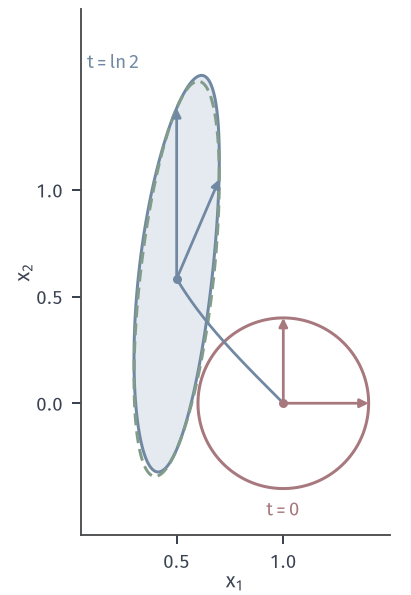

The Python source for this figure:
from pathlib import Path
import sys
sys.path.insert(0, str(Path(__file__).resolve().parents[1]/"odesens-common"))
from common import *
HERE = Path(__file__).resolve().parent
# 目标：x1'=-x1, x2'=x2+x1^2 的小圆像与线性化椭圆。显式流：
# phi_t(a,b)=(a e^{-t}, (b+a^2/3)e^t-(a^2/3)e^{-2t})；(a,b)=(1,0)，t=ln2 时 S=[[1/2,0],[7/6,2]]。
fig, ax = figure(width_mm=58, height_mm=84)
panel(fig, .16, .985, .985, .1)
T = np.log(2); r = .4; c = np.array([1., 0.])
def phi(a, b, t): return a*np.exp(-t), (b+a**2/3)*np.exp(t)-a**2/3*np.exp(-2*t)
S = np.array([[.5, 0], [7/6, 2]]); end = np.array(phi(1., 0., T))
th = np.linspace(0, 2*np.pi, 361); ca, cb = c[0]+r*np.cos(th), c[1]+r*np.sin(th)
X, Y = phi(ca, cb, T); ax.fill(X, Y, facecolor=BLUE_FILL, edgecolor=BLUE, lw=1.2)
lin = end[:, None]+S@np.vstack([r*np.cos(th), r*np.sin(th)]); ax.plot(lin[0], lin[1], color=GREEN, lw=1.2, ls=(0, (4, 2)))
ax.fill(ca, cb, facecolor='white', edgecolor=RED, lw=1.2)
t = np.linspace(0, T, 200); ax.plot(*phi(1., 0., t), color=BLUE, lw=1.1)
def arrow(p, v, col): ax.annotate('', xy=p+v, xytext=p, arrowprops=dict(arrowstyle='-|>', color=col, lw=1.1, mutation_scale=7, shrinkA=0, shrinkB=0))
for e in (np.array([r, 0.]), np.array([0., r])):
    arrow(c, e, RED); arrow(end, S@e, BLUE)
ax.plot(*c, 'o', ms=3.6, color=RED, mew=0, zorder=5); ax.plot(*end, 'o', ms=3.6, color=BLUE, mew=0, zorder=5)
ax.text(1.0, -.46, '$t=0$', color=RED, fontsize=7.5, ha='center', va='top'); ax.text(.08, 1.55, '$t=\\ln 2$', color=BLUE, fontsize=7.5, ha='left', va='bottom')
ax.set_aspect('equal'); ax.set_xlim(.05, 1.5); ax.set_ylim(-.62, 1.85); ax.set_xticks([.5, 1]); ax.set_yticks([0, .5, 1]); ax.set_xlabel('$x_1$', labelpad=0); ax.set_ylabel('$x_2$', labelpad=1)
print('end', end, 'area', shoelace(np.c_[X, Y]), np.pi*r**2, 'det', np.linalg.det(S))
save(fig, HERE, 'figure', {'field': '(-x1, x2+x1^2)', 'center': [1, 0], 'r': r, 'T': 'ln 2', 'S': S.tolist()})
